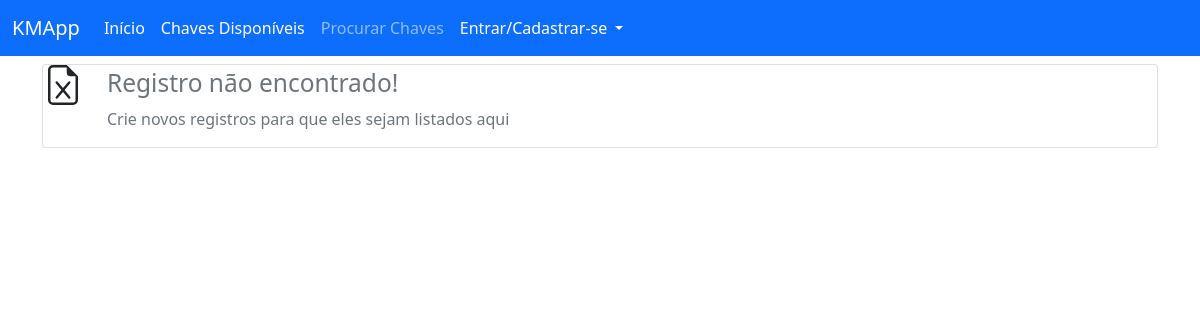
The page /view/registry/1 on the database as committed earlier.
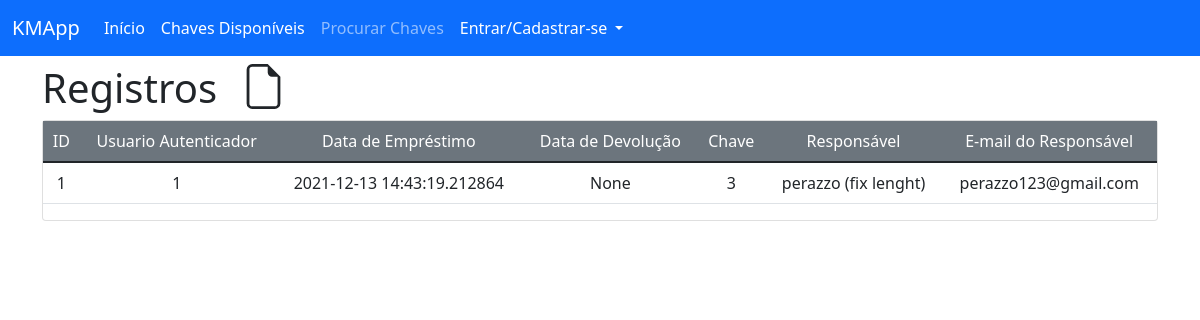
The same page on the database as committed later.
### key_manager/models/registry.py (models this page shows, shortened)
class Registry(db.Model):
    __tablename__ = 'registries'
    id = db.Column(db.Integer, primary_key=True)
    user_id = db.Column(db.Integer, db.ForeignKey('users.id'), nullable=False)
    key_loan_date = db.Column(db.DateTime, nullable=False, default=datetime.utcnow)
    key_return_date = db.Column(db.DateTime, nullable=True)
    key_id = db.Column(db.Integer, db.ForeignKey('keys.id'), nullable=False)
    holder_name = db.Column(db.String(100), nullable=False)
    holder_email = db.Column(db.String(100), nullable=True)

### key_manager/routes/views.py (the view)
@view.route("/registry/<reg_id>")
def viewReg(reg_id):
    all_registries = Registry.query.filter_by(id=reg_id).all()
    return render_template("view/registries.html", registries=all_registries, hidden_footer=True, title="Registros")

### key_manager/templates/view/registries.html (shortened to what this page needs)
{% extends 'base.html' %}
{% block content %}
{% for registry in registries %}
<div class="row">
    <h1 class="col-auto">Registros</h1>
    <svg xmlns="http://www.w3.org/2000/svg" width="45" height="45" fill="currentColor" class="bi bi-file-earmark col-auto" viewBox="0 0 16 16">
        <path d="M14 4.5V14a2 2 0 0 1-2 2H4a2 2 0 0 1-2-2V2a2 2 0 0 1 2-2h5.5L14 4.5zm-3 0A1.5 1.5 0 0 1 9.5 3V1H4a1 1 0 0 0-1 1v12a1 1 0 0 0 1 1h8a1 1 0 0 0 1-1V4.5h-2z"/>
    </svg>
</div>
<div class="card">
    <div class="car-body">
        <table class="table">
            <thead class="bg-secondary text-white">
                <tr>
                    <td class="col-auto text-center">ID</td>
                    <td class="col-auto text-center">Usuario Autenticador</td>
                    <td class="col-auto text-center">Data de Empréstimo</td>
                    <td class="col-auto text-center">Data de Devolução</td>
                    <td class="col-auto text-center">Chave</td>
                    <td class="col-auto text-center">Responsável</td>
                    <td class="col-auto text-center">E-mail do Responsável</td>
                </tr>
            </thead>
            <tbody>
                <tr>
                    <td class="col-auto text-center">{{ registry.id }}</td>
                    <td class="col-auto text-center">{{ registry.user_id }}</td>
                    <td class="col-auto text-center">{{ registry.key_loan_date }}</td>
                    <td class="col-auto text-center">{{ registry.key_return_date }}</td>
                    <td class="col-auto text-center">{{ registry.key_id }}</td>
                    <td class="col-auto text-center">{{ registry.holder_name }}</td>
                    <td class="col-auto text-center">{{ registry.holder_email }}</td>
                </tr>
            </tbody>
        </table>
    </div>
</div>
{% else %}
<div class="card">
    <div class="car-body">
        <div class="row">
            <div class="col-auto">
                <p class="text-muted h3 "><small class="text-muted">Registro não encontrado!</small></p>
                <p><small class="text-muted h6">Crie novos registros para que eles sejam listados aqui</a></small></p>
            </div>
        </div>
    </div>
</div>
{% endfor %}
{% endblock %}

### key_manager/templates/base.html (shortened to what this page needs)
 <!DOCTYPE html>
 <html lang="pt-br">
 <head>
    <link href="https://cdn.jsdelivr.net/npm/bootstrap@5.1.3/dist/css/bootstrap.min.css" rel="stylesheet">
 </head>
 <body>
    {% include "partials/navbar.html" %}
    <div class="container mt-2 mb-4">
    {% block content %}
    {% endblock %}
    </div>
 </body>
 </html>

### key_manager/templates/partials/navbar.html (shortened to what this page needs)
<nav class="navbar navbar-expand-lg navbar-dark bg-primary">
  <div class="container-fluid">
    <a class="navbar-brand" href="#">KMApp</a>
    <div class="collapse navbar-collapse" id="navbarNavDropdown">
      <ul class="navbar-nav">
        <li class="nav-item">
          <a class="nav-link active" aria-current="page" href="{{url_for('index')}}">Início</a>
        </li>
        <li class="nav-item">
          <a class="nav-link active" href="{{ url_for('view.viewIndex') }}">Chaves Disponíveis</a>
        </li>
        <li class="nav-item">
          <a class="nav-link deactive" href="#">Procurar Chaves</a>
        </li>
        <li class="nav-item dropdown">
          <a class="nav-link dropdown-toggle active" href="{{ url_for('login') }}" id="navbarDropdownMenuLink" role="button" data-bs-toggle="dropdown" aria-expanded="false">
            {% if session.get('user_auth') %}{{ session.get('user_username') }}{% else %}Entrar/Cadastrar-se{% endif %}
          </a>
        </li>
      </ul>
    </div>
  </div>
</nav>

Rows that differ between the two databases and show on the page:
added Registry: id "1", user_id "1", key_loan_date "2021-12-13 14:43:19.212864", key_return_date "None", key_id "3", holder_name "perazzo (fix lenght)", holder_email "perazzo123@gmail.com"
Other text that changed with them:
text no longer shown: "Registro não encontrado! Crie novos registros para que eles sejam listados aqui"
